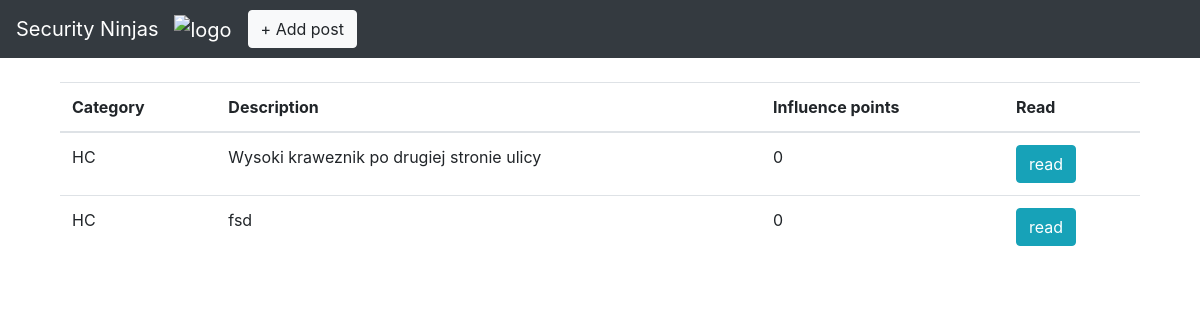
The app's page /, older data.
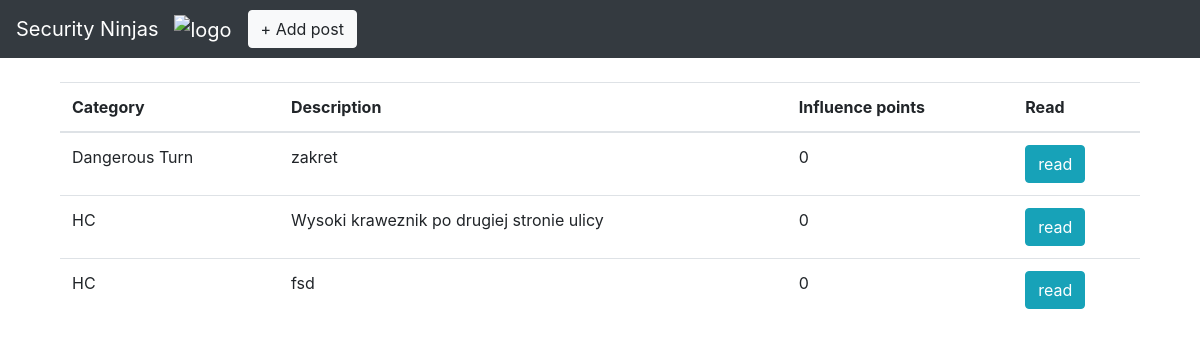
The same page, newer data.
### hulajnogi_app/models.py (models this page shows, shortened)
class HulajnogaPost(models.Model):
    POSSIBLE_STATES = [
        ('High Curb', 'High Curb'),
        ('Cobblestones', 'Cobblestones'),
        ('Potholes', 'Potholes'),
        ('Dangerous Turn', 'Dangerous Turn'),
        ('Slippery Road', 'Slippery Road'),
        ('Many Pedestrians', 'Many Pedestrians'),
        ('Good Surface', 'Good Surface'),
        ('Wide Road', 'Wide Road'),
        ('Other', 'Other'),
    ]
    creation_date = models.DateTimeField(auto_now_add=True)
    coordinateX = models.FloatField()
    coordinateY = models.FloatField()
    ideas_category = models.CharField(
        max_length=20,
        choices=POSSIBLE_STATES,
        default='Other',
    )
    review_body = models.TextField()
    adress = models.TextField()
    influence_points = models.IntegerField(default=0)

### hulajnogi_app/views.py (the view)
# urls.py: path('', views.PostListView.as_view(), name='index'),
class PostListView(ListView):
    model = HulajnogaPost
    template_name = 'post_list.html'
    context_object_name = "post_list"
    paginate_by = 10
    def get_context_data(self, **kwargs):
        context = super(PostListView, self).get_context_data(**kwargs)
        post_list = []
        for post in HulajnogaPost.objects.all():
            post_list.append(post.review_body[:20])
        context['post_list'] = post_list
        return context
    def get_queryset(self):
        return HulajnogaPost.objects.order_by("-creation_date")

### templates/post_list.html (shortened to what this page needs)
{% extends 'base.html' %}
{% block content %}
    <div class="container">
        <table class="table table-hover">
            <thead>
            <tr>
                <th scope="col">Category</th>
                <th scope="col">Description</th>
                <th scope="col">Influence points</th>
                <th scope="col">Read</th>
            </tr>
            </thead>
            <tbody>
            {% for review in object_list %}
                <tr class='clickable-row' data-href='{% url 'post-detail' pk=review.id %}'>
                    <td>{{ review.ideas_category }}</td>
                    <td>{{ review.review_body }}</td>
                    <td>{{ review.influence_points }}</td>
                    <td>
                        <button type="button" class="btn btn-info" href="{% url 'post-detail' pk=review.id %}">read</button>
                    </td>
                </tr>
            {% endfor %}
            </tbody>
        </table>
    </div>
{% endblock content %}

Row changes from the older to the newer data that the page shows:
added HulajnogaPost: ideas_category "Dangerous Turn", review_body "zakret", influence_points "0"
